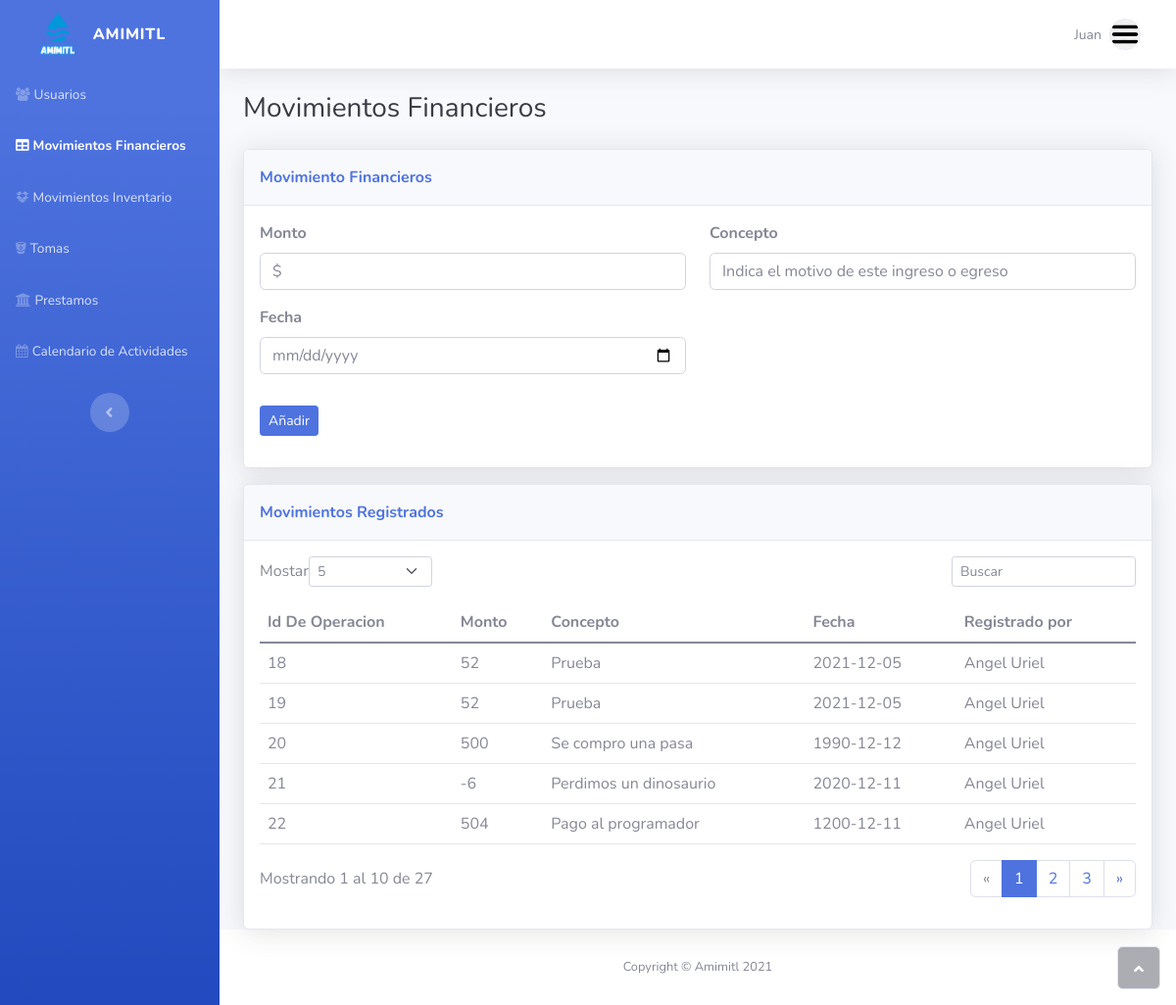
The app's page /movimientosFinancieros.php (signed in), older data.
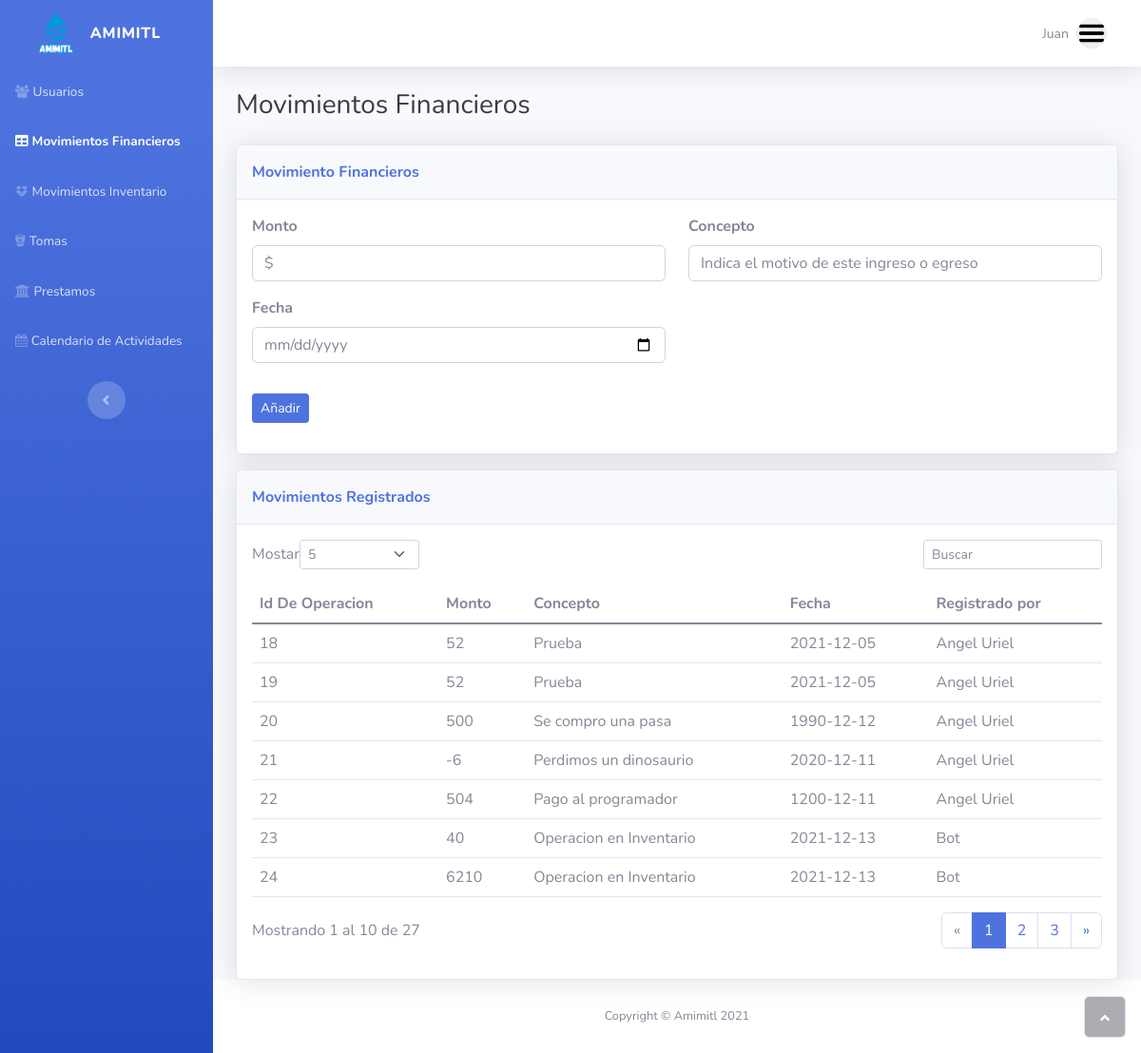
The same page, newer data.
### tables this page shows
CREATE TABLE `operacionesfinancieras` (
  `idOperacionesFinancieras` int(11) NOT NULL,
  `Monto` double NOT NULL,
  `Fecha` date NOT NULL,
  `Concepto` varchar(100) NOT NULL,
  `Administrador_idAdministrador` int(11) NOT NULL
);

CREATE TABLE `persona` (
  `idPersona` int(11) NOT NULL,
  `Nombre` varchar(60) NOT NULL,
  `coordX` double DEFAULT NULL,
  `coordY` double DEFAULT NULL,
  `Telefono` varchar(10) NOT NULL,
  `EsSocio` tinyint(4) NOT NULL,
  `EsHeredero` tinyint(4) NOT NULL
);

### movimientosFinancieros.php (the view, shortened to what the changed rows need)
<!DOCTYPE html>
<html>
<head>
    <link rel="stylesheet" href="assets/bootstrap/css/bootstrap.min.css">
    <link rel="stylesheet" href="assets/fonts/fontawesome-all.min.css">
    <link rel="stylesheet" href="assets/fonts/font-awesome.min.css">
    <link rel="stylesheet" href="assets/fonts/fontawesome5-overrides.min.css">
</head>
<body id="page-top">
    <div id="wrapper">
        <div class="d-flex flex-column" id="content-wrapper">
            <div id="content">
                <div class="container-fluid">
                    <div class="card shadow">
                        <div class="card-body">
                            <div class="table-responsive table mt-2" id="dataTable" role="grid" aria-describedby="dataTable_info">
                                <table class="table my-0" id="dataTable">
                                    <thead>
                                        <tr>
                                            <th>Id De Operacion</th>
                                            <th>Monto</th>
                                            <th>Concepto</th>
                                            <th>Fecha</th>
                                            <th>Registrado por</th>
                                        </tr>
                                    </thead>
                                    <tbody>
                                    <?php
                                        include("assets/php/conexion.php");
                                        $sql = "SELECT * FROM operacionesfinancieras";
                                        $result = mysqli_query($conn, $sql);
                                        while($mostrar = mysqli_fetch_array($result)){
                                        ?>
                                        <tr>
                                            <?php
                                            $id = $mostrar['Administrador_idAdministrador'];
                                            $sql2 = "SELECT Nombre FROM persona WHERE idPersona = (SELECT Persona_idPersona FROM administrador WHERE idAdministrador = '$id')";
                                            $result2 = mysqli_query($conn, $sql2);
                                            while($mostrar2 = mysqli_fetch_array($result2)){
                                                $nombre= $mostrar2['Nombre'];
                                            }
                                            ?>
                                            <td><?php echo $mostrar['idOperacionesFinancieras']?></td>
                                            <td><?php echo $mostrar['Monto']?></td>
                                            <td><?php echo $mostrar['Concepto']?></td>
                                            <td><?php echo $mostrar['Fecha']?></td>
                                            <td><?php echo $nombre?></td>
                                        </tr>
                                        <?php
                                        }
                                        ?>
                                    </tbody>
                                </table>
                            </div>
                        </div>
                    </div>
                </div>
            </div>
        </div><a class="border rounded d-inline scroll-to-top" href="#page-top"><i class="fas fa-angle-up"></i></a>
    </div>
</body>
</html>

Row changes from the older to the newer data that the page shows:
added operacionesfinancieras: idOperacionesFinancieras "23", Monto "40", Concepto "Operacion en Inventario", Fecha "2021-12-13", persona.Nombre "Bot"
added operacionesfinancieras: idOperacionesFinancieras "24", Monto "6210", Concepto "Operacion en Inventario", Fecha "2021-12-13", persona.Nombre "Bot"
